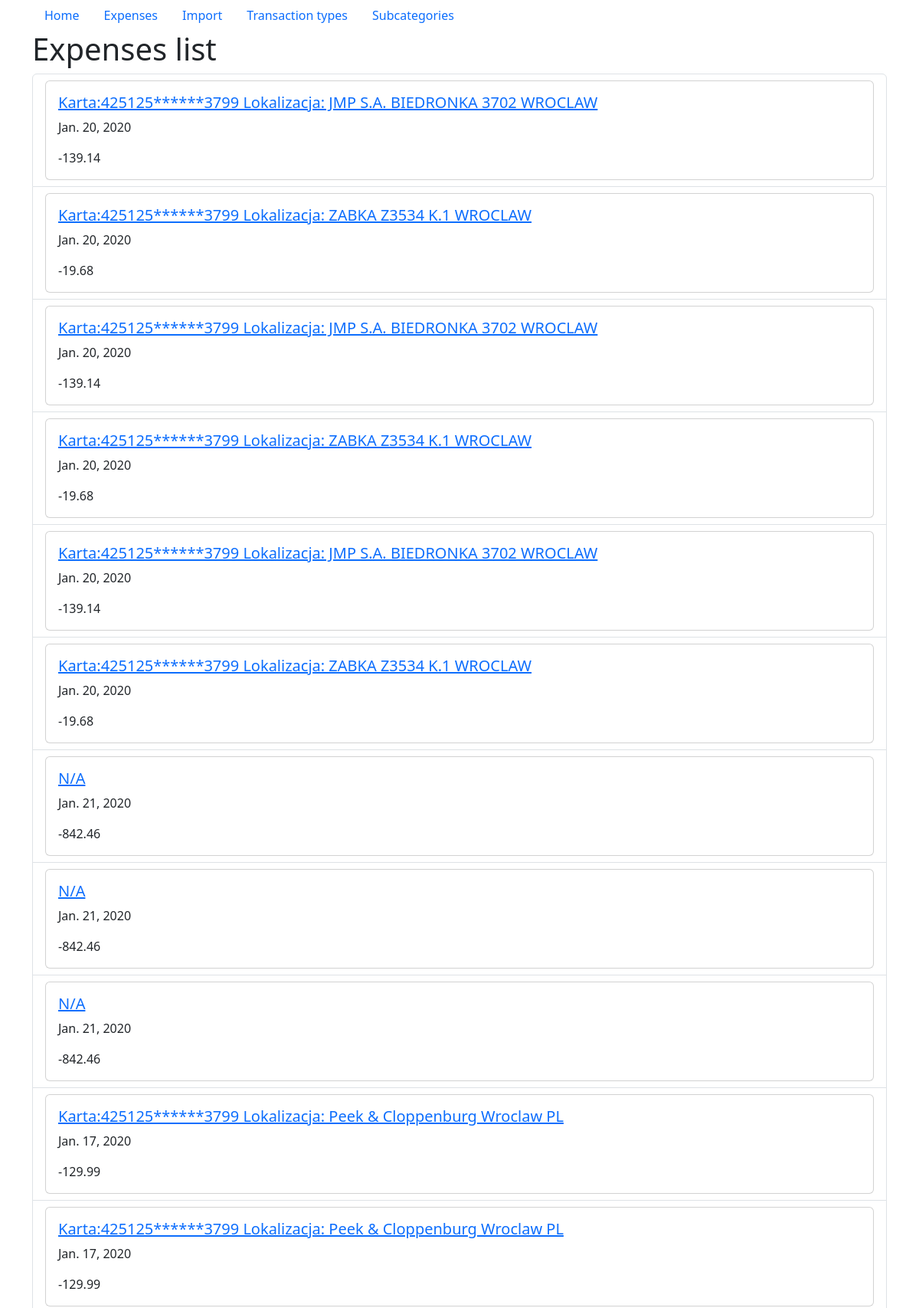
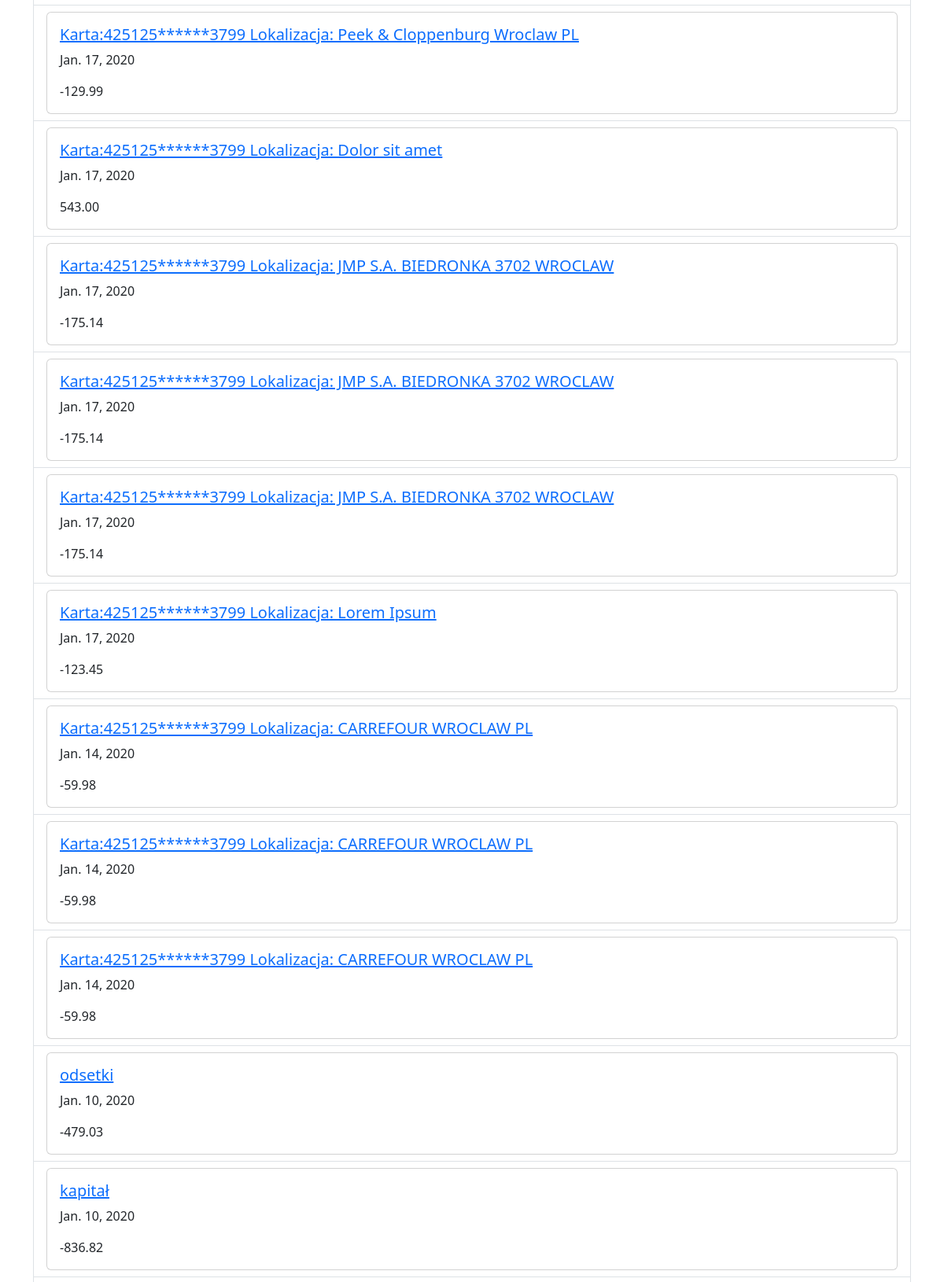
The page /expenses/ (upper part) on the database its author committed (2 pictures, top to bottom).
### expenses/models.py (models this page shows, shortened)
class Expense(models.Model):
    id = models.IntegerField(primary_key=True)
    account_number = models.CharField(max_length=255, default="PL61109010140000071219812874")
    transaction_date = models.DateField()
    accounting_date = models.DateField()
    transaction_type = models.ForeignKey(
        TransactionType, related_name="expense", on_delete=models.CASCADE
    )
    target_account = models.CharField(max_length=255)
    target = models.CharField(max_length=255)
    description = models.TextField()
    amount = models.DecimalField(max_digits=10, decimal_places=2)
    category = models.ForeignKey(
        Category, related_name="expense", on_delete=models.CASCADE
    )
    subcategory = models.ForeignKey(
        Subcategory, related_name="expense", on_delete=models.CASCADE
    )
    details = models.TextField()
    created_by = models.ForeignKey(
        User, on_delete=models.CASCADE, related_name="expense_creator"
    )
    created_at = models.DateTimeField(auto_now_add=True)
    updated_at = models.DateTimeField(auto_now=True)
    objects = models.Manager()
    expenses = ExpenseManager()
    class Meta:
        verbose_name_plural = "expenses"
        ordering = ("-accounting_date",)

### expenses/views.py (the view)
# urls.py: path('', views.expense_all, name='expense_all'),
def expense_all(request):
    expenses = models.Expense.expenses.all()[:50]
    context = {"expenses": expenses}
    return render(request, "expenses/expenses_list.html", context)

### expenses/models.py (called while the page is built)
    def get_queryset(self) -> QuerySet:
        return super(ExpenseManager, self).get_queryset()

### templates/expenses/expenses_list.html (shortened to what this page needs)
{% extends "base.html" %}
{% block page_content %}
<h1>Expenses list</h1>
<ul class="list-group">
    {% for expense in expenses %}
    <li class="list-group-item">
        <div class="card">
            <div class="card-body">
                <h5 class="card-title"><a href="/expenses/details/{{ expense.id}}">{{ expense.description }}</a></h5>
                <p class="card-text">{{ expense.transaction_date }}</p>
                <p class="card-text">{{ expense.amount }}</p>
            </div>
        </div>
    </li>
    {% endfor %}
</ul>
{% endblock page_content %}

### rows shown on the page
Expense: description "Karta:425125******3799 Lokalizacja: JMP S.A. BIEDRONKA 3702 WROCLAW", transaction_date "Jan. 20, 2020", amount "-139.14"
Expense: description "Karta:425125******3799 Lokalizacja: ZABKA Z3534 K.1 WROCLAW", transaction_date "Jan. 20, 2020", amount "-19.68"
Expense: description "Karta:425125******3799 Lokalizacja: JMP S.A. BIEDRONKA 3702 WROCLAW", transaction_date "Jan. 20, 2020", amount "-139.14"
Expense: description "Karta:425125******3799 Lokalizacja: ZABKA Z3534 K.1 WROCLAW", transaction_date "Jan. 20, 2020", amount "-19.68"
Expense: description "Karta:425125******3799 Lokalizacja: JMP S.A. BIEDRONKA 3702 WROCLAW", transaction_date "Jan. 20, 2020", amount "-139.14"
Expense: description "Karta:425125******3799 Lokalizacja: ZABKA Z3534 K.1 WROCLAW", transaction_date "Jan. 20, 2020", amount "-19.68"
Expense: description "N/A", transaction_date "Jan. 21, 2020", amount "-842.46"
Expense: description "N/A", transaction_date "Jan. 21, 2020", amount "-842.46"
Expense: description "N/A", transaction_date "Jan. 21, 2020", amount "-842.46"
Expense: description "Karta:425125******3799 Lokalizacja: Peek & Cloppenburg Wroclaw PL", transaction_date "Jan. 17, 2020", amount "-129.99"
Expense: description "Karta:425125******3799 Lokalizacja: Peek & Cloppenburg Wroclaw PL", transaction_date "Jan. 17, 2020", amount "-129.99"
Expense: description "Karta:425125******3799 Lokalizacja: Peek & Cloppenburg Wroclaw PL", transaction_date "Jan. 17, 2020", amount "-129.99"
Expense: description "Karta:425125******3799 Lokalizacja: Dolor sit amet", transaction_date "Jan. 17, 2020", amount "543.00"
Expense: description "Karta:425125******3799 Lokalizacja: JMP S.A. BIEDRONKA 3702 WROCLAW", transaction_date "Jan. 17, 2020", amount "-175.14"
Expense: description "Karta:425125******3799 Lokalizacja: JMP S.A. BIEDRONKA 3702 WROCLAW", transaction_date "Jan. 17, 2020", amount "-175.14"
Expense: description "Karta:425125******3799 Lokalizacja: JMP S.A. BIEDRONKA 3702 WROCLAW", transaction_date "Jan. 17, 2020", amount "-175.14"
Expense: description "Karta:425125******3799 Lokalizacja: Lorem Ipsum", transaction_date "Jan. 17, 2020", amount "-123.45"
Expense: description "Karta:425125******3799 Lokalizacja: CARREFOUR WROCLAW PL", transaction_date "Jan. 14, 2020", amount "-59.98"
Expense: description "Karta:425125******3799 Lokalizacja: CARREFOUR WROCLAW PL", transaction_date "Jan. 14, 2020", amount "-59.98"
Expense: description "Karta:425125******3799 Lokalizacja: CARREFOUR WROCLAW PL", transaction_date "Jan. 14, 2020", amount "-59.98"
Expense: description "odsetki", transaction_date "Jan. 10, 2020", amount "-479.03"
Expense: description "kapitał", transaction_date "Jan. 10, 2020", amount "-836.82"
